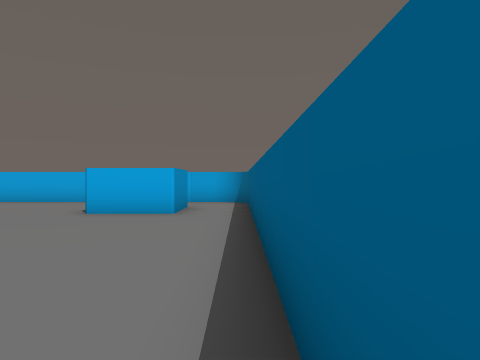
View 1 (above)

20 first-person views from a walk through a 3-D level made in the Unity game engine. The camera is 1.5 m above the floor, looks level and sees 70° across. The floor is counted in squares, 2 m on a side. Each view is taken from the middle of a square. On the plan, view 1 faces up. The plan holds only what a view shows up to about 11 squares ahead; the rest is blank. The place goes on beyond the plan. The player is left out.

View 2
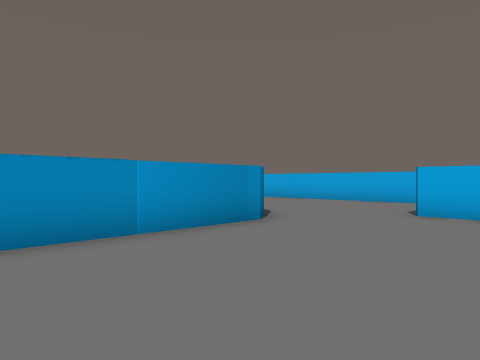

View 3
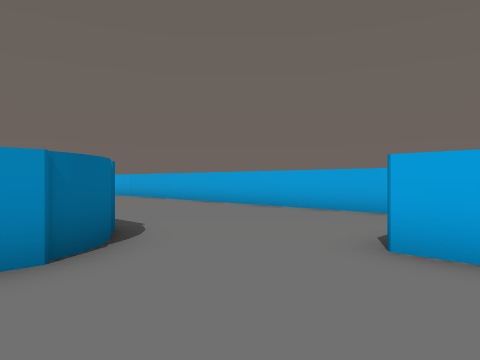

View 4
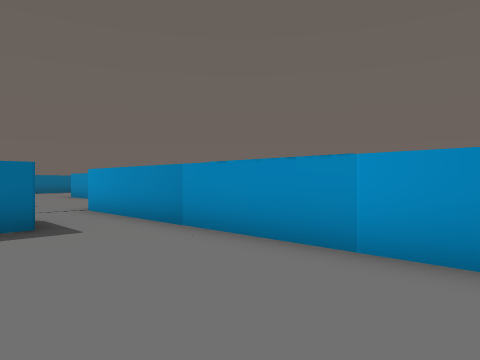

View 5
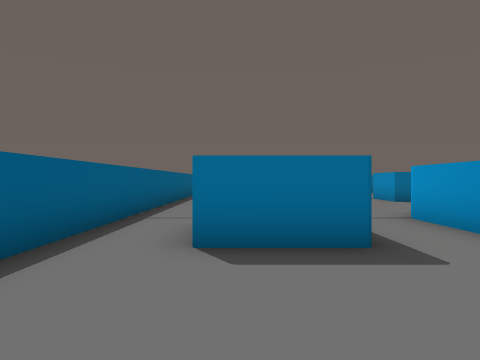

View 6
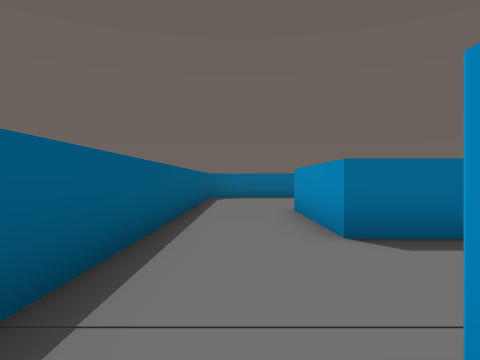

View 7
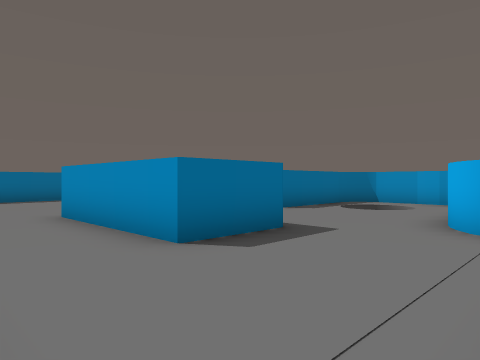

View 8
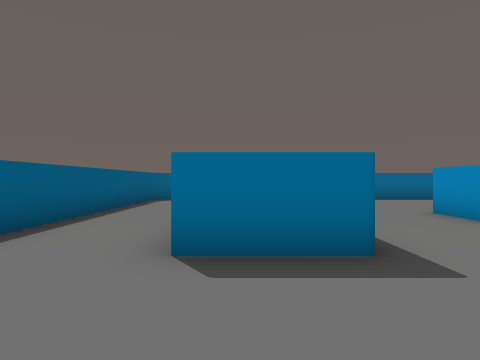

View 9
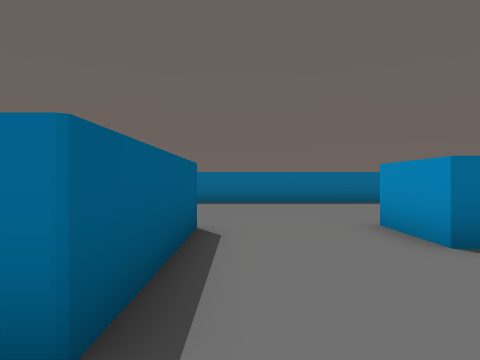

View 10
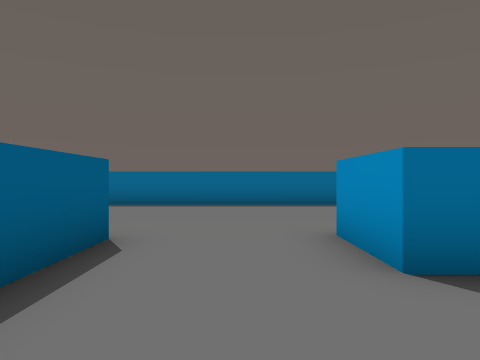

View 11
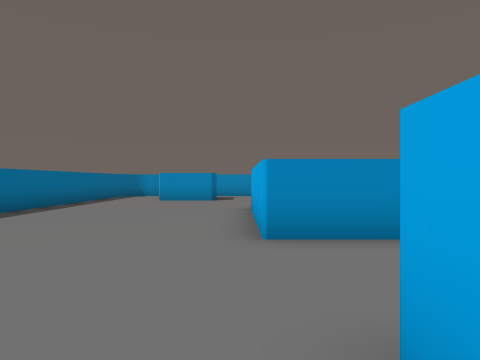

View 12
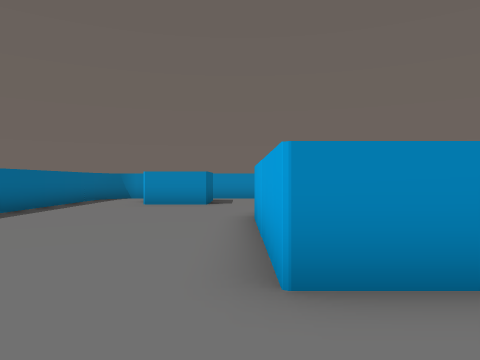

View 13
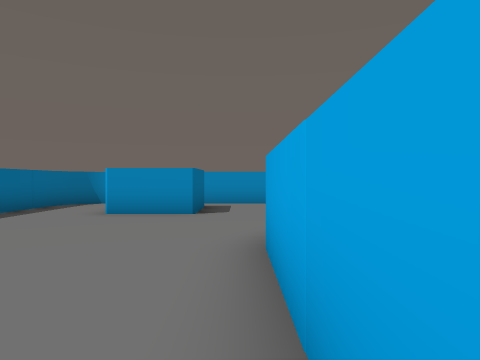

View 14
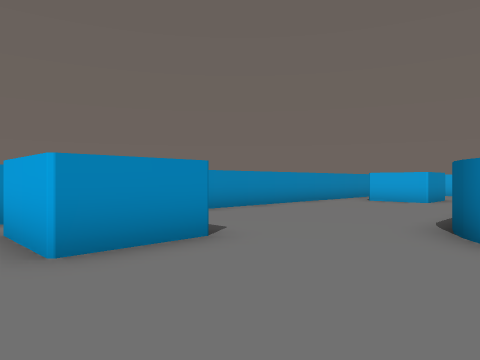

View 15
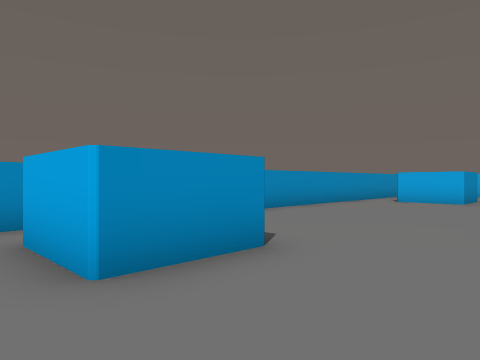

View 16
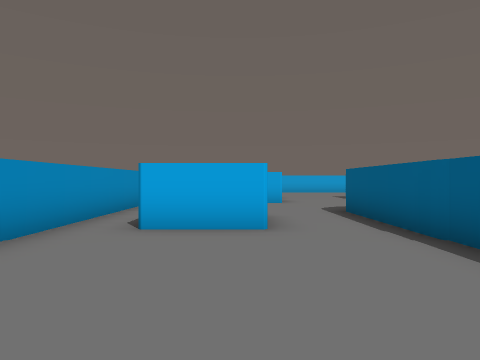

View 17
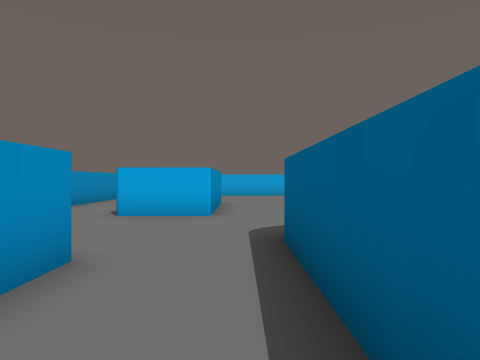

View 18
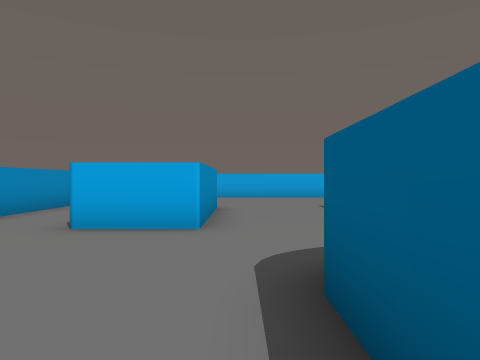

View 19
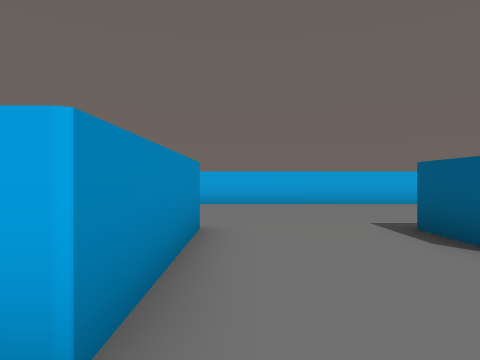

View 20
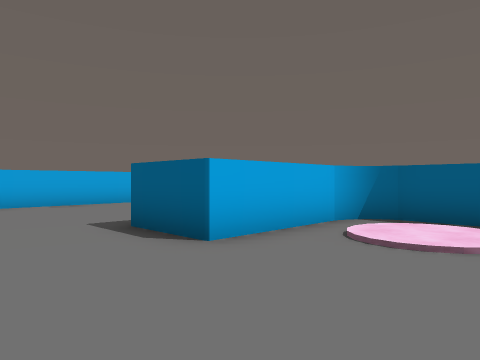

### Floor plan
Points are (right, up) in squares from view 1. A wall is a line through its corners. A room is listed if a view was taken in it or the views show most of it. See-through windows are left out.
Room 1 (views 1, 2, 3, 4, 5, 6, 7, 8, 9, 10, 11, 12, 13, 14, 15, 16, 17, 18, 19, 20)
walls: (-11.4, -6.7) (-11.4, -8.2); (-9.9, -9.7) (-7.3, -9.7) (-7.3, -11.7) (-11.8, -11.7); (-13.4, -5.4) (-13.4, -0.8); (-3.7, -11.4) (-4.3, -11.4) (-4.3, -7.3) (-2.3, -7.3) (-2.3, -11.4); (-7.4, 2.1) (-7.4, 3.7) (-8.1, 4.2) (-11.3, 4.2) (-11.3, 6.2); (-18.9, -6.4) (-18.9, -13.1); (-9, -17.4) (-2, -17.4); (-5.4, 5) (-5.4, -4.6); (-5.7, 5.4) (-5.4, 4.9); (-18.9, 0.9) (-18.9, -4.9); (-6.6, 6.1) (-6, 5.8) (-5.7, 5.3); (0.3, -15) (0.3, 10.8); (-14.6, 6.3) (-14.6, 2.2) (-16.6, 2.2); (-17.7, -17.4) (-10.6, -17.4); (-18.1, -17.3) (-17.6, -17.4); (-18.8, -16.7) (-18.5, -17.1); (-18.9, 6.9) (-18.9, 4); (-4.8, 11.7) (-15.2, 11.7)
objects: block (-17, -15) to (-16, -13); block (-17, -3) to (-16, -2); block (-3, -3) to (-2, -2); block (-3, 8) to (-2, 9)

Positions as (right, up) in squares from view 1, and headings:
1: (0, 0), facing up
2: (-1, 0), facing up-left
3: (-2, 4), facing up-left
4: (-2, 4), facing down-left
5: (-2, 2), facing down
6: (-1, -3), facing down
7: (0, -4), facing down-left
8: (-3, -4), facing down
9: (-5, -6), facing down
10: (-6, -7), facing down
11: (-3, -12), facing left
12: (-5, -12), facing left
13: (-8, -12), facing left
14: (-12, -16), facing up-left
15: (-13, -16), facing up-left
16: (-16, -9), facing up
17: (-14, -5), facing up
18: (-14, -3), facing up
19: (-14, 1), facing up
20: (-14, 1), facing up-right
